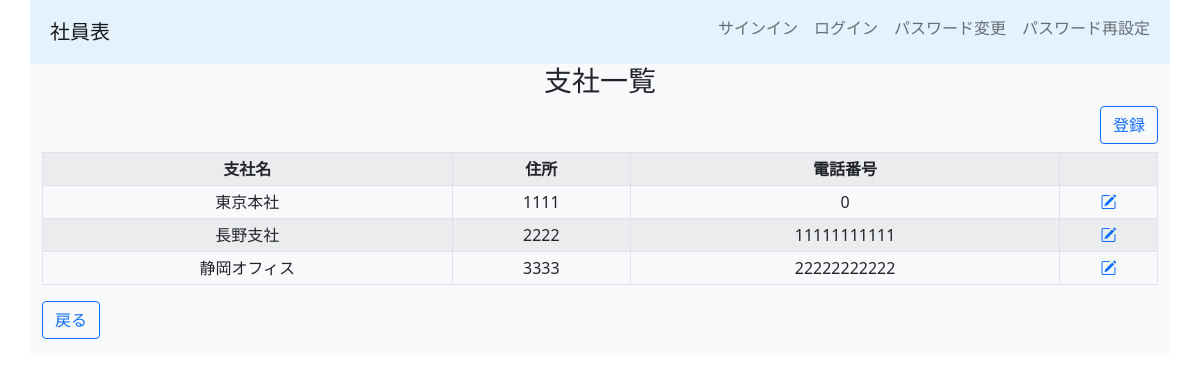
Page /branch_view on the earlier database version.
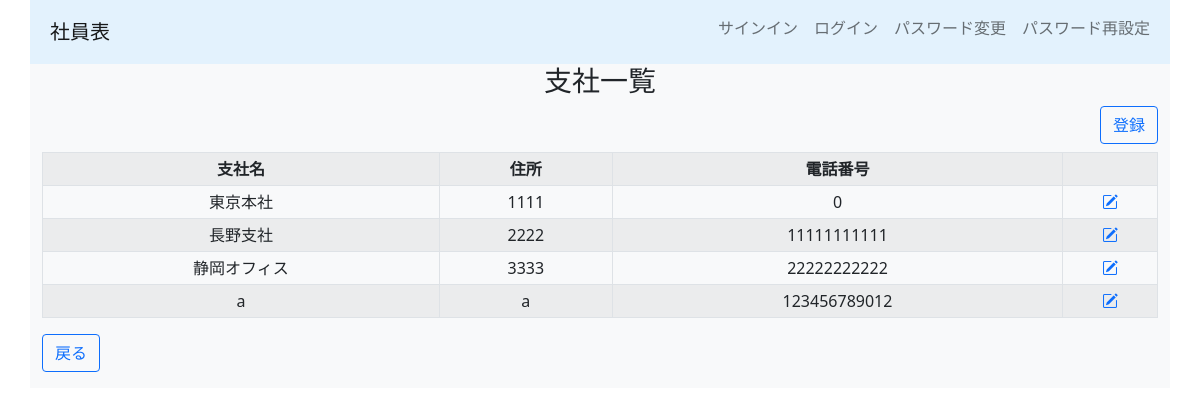
Same page on the later database version.
### employee_list_app/models.py (models this page shows, shortened)
class Branch(models.Model):
    name = models.CharField(max_length=30, verbose_name="支社名")
    address = models.CharField(max_length=255, verbose_name="住所")
    tel_regex = RegexValidator(regex=r'^[0-9]+$', message="電話番号は'-'なしで入力してください")
    tel = models.CharField(validators=[tel_regex], max_length=12, verbose_name="電話番号")
    class Meta:
        verbose_name = "支社"
        verbose_name_plural = "支社一覧"

### employee_list_app/views.py (the view)
# urls.py: path("branch_view", BranchView.as_view(), name="branch_view"),
class BranchView(ListView):
    template_name = "employee_list/branch_view.html"
    model = Branch

### Template/employee_list/branch_view.html (shortened to what this page needs)
{% extends "base.html" %}
{% block content %}
<h3 class="text-center">支社一覧</h3>
<div class="text-end">
    <a class="btn btn-outline-primary col-auto mb-2" href="{% url 'branch_add' %}" role="button">登録</a>
</div>
<div class="justify-content-center">
    <table class="table table-striped table-bordered table-sm align-middle text-center">
        <th>支社名</th>
        <th>住所</th>
        <th>電話番号</th>
        <th></th>
        {% for brn in object_list %}
        <tr>
            <td>{{ brn.name }}</td>
            <td>{{ brn.address }}</td>
            <td>{{ brn.tel }}</td>
            <td><a href="{% url 'branch_edit' brn.pk %}"><i class="bi bi-pencil-square"></i></a></td>
        </tr>
        {% endfor %}
    </table>
</div>
<a class="btn btn-outline-primary mb-3" href="{% url 'index' %}">戻る</a>
{% endblock %}

### Template/base.html (shortened to what this page needs)
<!DOCTYPE html>
<html lang="ja">
<head>
    <link href="https://cdn.jsdelivr.net/npm/bootstrap@5.0.2/dist/css/bootstrap.min.css" rel="stylesheet"
>
    <link rel="stylesheet" href="https://cdn.jsdelivr.net/npm/bootstrap-icons@1.8.0/font/bootstrap-icons.css">
</head>
{% load widget_tweaks %}
<body>
    <nav class="container navbar navbar-expand-md navbar-light" style="background-color: #e3f2fd;"
        aria-label="メイン・ナビゲーション">
        <a class="navbar-brand ms-2" href="{% url 'index' %}">社員表</a>
        <div class="collapse navbar-collapse" id="MainNavbarToggle">
            <ul class="navbar-nav ms-md-auto mb-2">
                <li class="nav-item">
                    {% if user.is_authenticated %}
                    <a class="nav-link" href="{% url 'logout' %}">ログアウト</a>
                    {% else %}
                    <a class="nav-link" href="{% url 'signup' %}">サインイン</a>
                <li class="nav-item">
                    <a class="nav-link" href="{% url 'login' %}">ログイン</a>
                </li>
                {% endif %}
                </li>
                <li class="nav-item">
                    <a class="nav-link" href="{% url 'password_change' %}">パスワード変更</a>
                </li>
                {% if not user.is_authenticated %}
                <li class="nav-item">
                    <a class="nav-link" href="{% url 'password_reset' %}">パスワード再設定</a>
                </li>
                {% endif %}
            </ul>
        </div>
    </nav>
    <div class="container bg-light">
        <div class="col">
            {% block content %}
            {% endblock %}
        </div>
    </div>
</body>
</html>

Differences in the rows shown:
added Branch: name "a", address "a", tel "123456789012"
